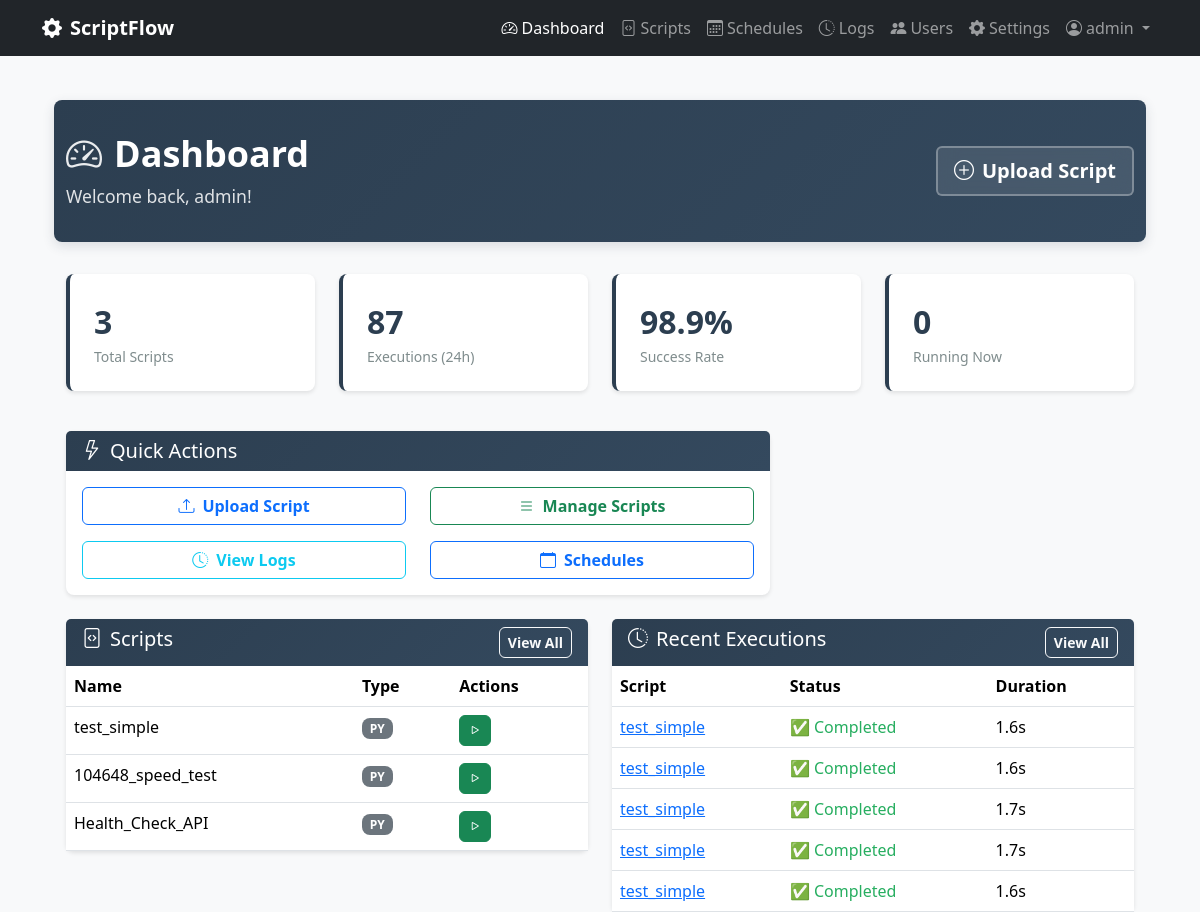
The page /dashboard (signed in) on the database as committed earlier.
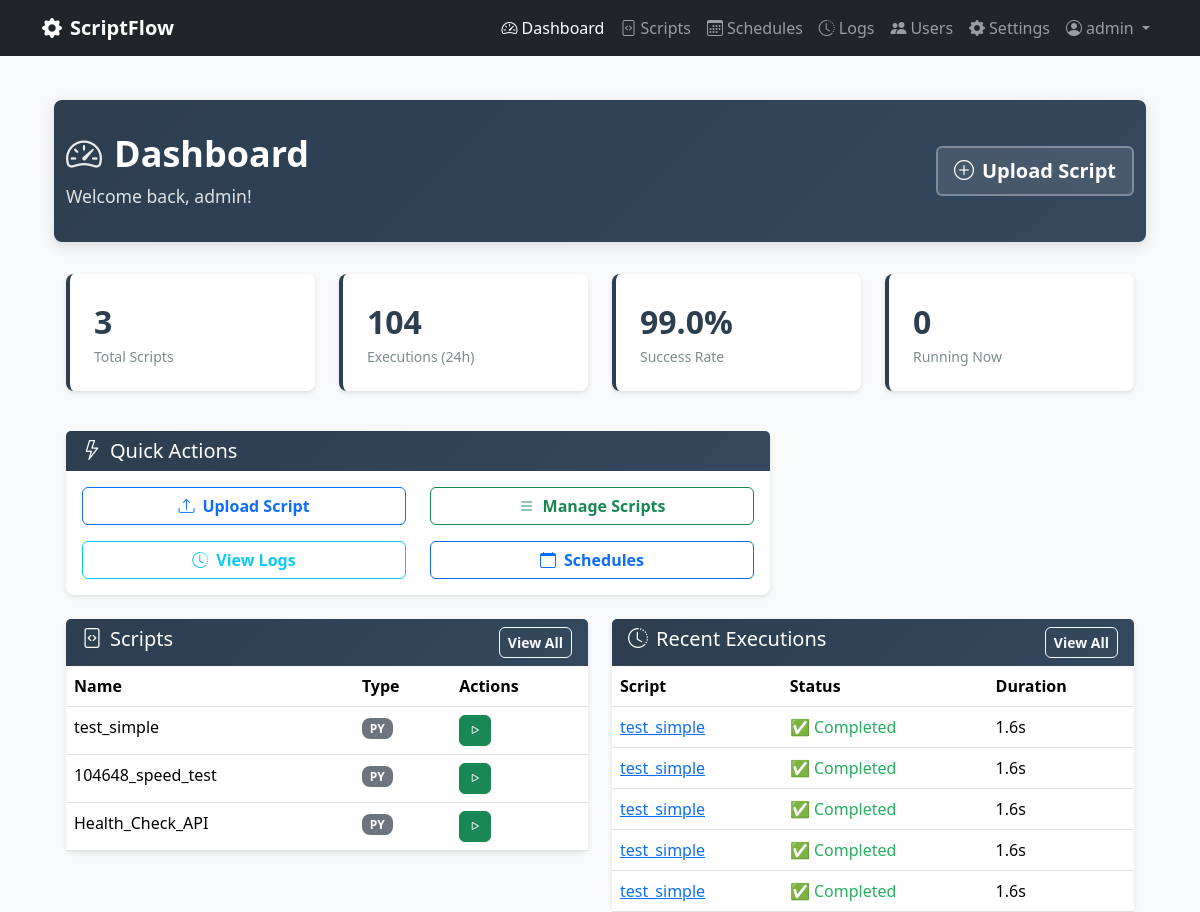
The same page on the database as committed later.
### scriptflow.py (models this page shows, shortened)
class User(UserMixin, db.Model):
    __tablename__ = 'users'
    id = db.Column(db.Integer, primary_key=True)
    username = db.Column(db.String(80), unique=True, nullable=False)
    email = db.Column(db.String(120), unique=True, nullable=False)
    password_hash = db.Column(db.String(255), nullable=False)
    is_admin = db.Column(db.Boolean, default=False, nullable=False)
    can_view_all_data = db.Column(db.Boolean, default=False, nullable=False)
    created_at = db.Column(db.DateTime, default=datetime.now)
    last_login = db.Column(db.DateTime)

class Script(db.Model):
    __tablename__ = 'scripts'
    id = db.Column(db.Integer, primary_key=True)
    name = db.Column(db.String(100), nullable=False)
    description = db.Column(db.Text)
    filename = db.Column(db.String(255), nullable=False)
    file_path = db.Column(db.String(500), nullable=False)
    script_type = db.Column(db.String(10), nullable=False)  # 'py' or 'bat'
    file_size = db.Column(db.Integer)
    created_at = db.Column(db.DateTime, default=datetime.now)
    updated_at = db.Column(db.DateTime, default=datetime.now, onupdate=datetime.now)
    is_active = db.Column(db.Boolean, default=True)
    user_id = db.Column(db.Integer, db.ForeignKey('users.id'), nullable=False)

class Execution(db.Model):
    __tablename__ = 'executions'
    id = db.Column(db.Integer, primary_key=True)
    started_at = db.Column(db.DateTime, default=datetime.now, nullable=False)
    completed_at = db.Column(db.DateTime)
    status = db.Column(db.String(20), default='pending', nullable=False)  # pending, running, completed, failed, timeout
    exit_code = db.Column(db.Integer)
    stdout = db.Column(db.Text)
    stderr = db.Column(db.Text)
    duration_seconds = db.Column(db.Float)
    trigger_type = db.Column(db.String(20), default='manual', nullable=False)  # manual, scheduled, api
    script_id = db.Column(db.Integer, db.ForeignKey('scripts.id'), nullable=False)
    user_id = db.Column(db.Integer, db.ForeignKey('users.id'), nullable=False)
    script = db.relationship('Script', backref='executions')
    @property
    def formatted_duration(self):
        if not self.duration_seconds:
            return "N/A"
        if self.duration_seconds < 60:
            return f"{self.duration_seconds:.1f}s"
        else:
            minutes = int(self.duration_seconds // 60)
            seconds = int(self.duration_seconds % 60)
            return f"{minutes}m {seconds}s"
    @property
    def status_icon(self):
        icons = {
            'pending': '⏳',
            'running': '🔄',  # Emoji simples que funciona bem
            'completed': '✅',
            'failed': '❌',
            'timeout': '⏰',
            'cancelled': '🛑'
        }
        return icons.get(self.status, '❓')
    @property
    def status_color(self):
        colors = {
            'pending': 'secondary',
            'running': 'running',  # Usar classe CSS personalizada com animação
            'completed': 'success',
            'failed': 'danger',
            'timeout': 'warning',
            'cancelled': 'danger'
        }
        return colors.get(self.status, 'secondary')

### scriptflow.py (the view)
@app.route('/dashboard')
@login_required
def dashboard():
    scripts_query = Script.query.filter_by(is_active=True)
    user_scripts = apply_user_data_filter(scripts_query).all()
    executions_query = Execution.query
    recent_executions = apply_user_data_filter(executions_query)\
        .order_by(Execution.started_at.desc())\
        .limit(5).all()
    total_scripts = len(user_scripts)
    executions_24h_query = Execution.query.filter(
        Execution.started_at >= datetime.now() - timedelta(days=1)
    )
    executions_24h = apply_user_data_filter(executions_24h_query).count()
    successful_24h_query = Execution.query.filter(
        Execution.started_at >= datetime.now() - timedelta(days=1),
        Execution.status == 'completed',
        Execution.exit_code == 0
    )
    successful_24h = apply_user_data_filter(successful_24h_query).count()
    success_rate = round((successful_24h / executions_24h * 100) if executions_24h > 0 else 100, 1)
    stats = {
        'total_scripts': total_scripts,
        'executions_24h': executions_24h,
        'success_rate_24h': success_rate,
        'running_count': len(running_processes)
    }
    return render_template('dashboard.html',
                         scripts=user_scripts,
                         recent_executions=recent_executions,
                         stats=stats)

### templates/dashboard.html (shortened to what this page needs)
{% extends "base.html" %}
{% block content %}
<div class="container-fluid">
    <div class="page-header">
        <div class="container">
            <div class="row align-items-center">
                <div class="col">
                    <h1>
                        <i class="bi bi-speedometer2"></i>Dashboard
                    </h1>
                    <p>Welcome back, {{ current_user.username }}!</p>
                </div>
                <div class="col-auto">
                    <a href="{{ url_for('upload_script') }}" class="btn btn-lg">
                        <i class="bi bi-plus-circle me-2"></i>Upload Script
                    </a>
                </div>
            </div>
        </div>
    </div>
    <div class="container">
        <div class="row mb-4">
            <div class="col-md-3 mb-3">
                <div class="stats-card">
                    <p class="stats-number">{{ stats.total_scripts }}</p>
                    <p class="stats-label">Total Scripts</p>
                </div>
            </div>
            <div class="col-md-3 mb-3">
                <div class="stats-card">
                    <p class="stats-number">{{ stats.executions_24h }}</p>
                    <p class="stats-label">Executions (24h)</p>
                </div>
            </div>
            <div class="col-md-3 mb-3">
                <div class="stats-card">
                    <p class="stats-number">{{ stats.success_rate_24h }}%</p>
                    <p class="stats-label">Success Rate</p>
                </div>
            </div>
            <div class="col-md-3 mb-3">
                <div class="stats-card">
                    <p class="stats-number">{{ stats.running_count }}</p>
                    <p class="stats-label">Running Now</p>
                </div>
            </div>
        </div>
        <div class="row mb-4">
            <div class="col-md-8">
                <div class="card">
                    <div class="card-header bg-primary text-white">
                        <h5 class="mb-0"><i class="bi bi-lightning me-2"></i>Quick Actions</h5>
                    </div>
                    <div class="card-body">
                        <div class="row">
                            <div class="col-md-6 mb-3">
                                <a href="{{ url_for('upload_script') }}" class="btn btn-outline-primary w-100">
                                    <i class="bi bi-upload me-2"></i>Upload Script
                                </a>
                            </div>
                            <div class="col-md-6 mb-3">
                                <a href="{{ url_for('scripts') }}" class="btn btn-outline-success w-100">
                                    <i class="bi bi-list me-2"></i>Manage Scripts
                                </a>
                            </div>
                            <div class="col-md-6">
                                <a href="{{ url_for('logs') }}" class="btn btn-outline-info w-100">
                                    <i class="bi bi-clock-history me-2"></i>View Logs
                                </a>
                            </div>
                            <div class="col-md-6">
                                <a href="{{ url_for('schedules') }}" class="btn btn-outline-primary w-100">
                                    <i class="bi bi-calendar me-2"></i>Schedules
                                </a>
                            </div>
                        </div>
                    </div>
                </div>
            </div>
        </div>
        <div class="row">
            <div class="col-md-6">
                <div class="card">
                    <div class="card-header bg-primary text-white d-flex justify-content-between">
                        <h5 class="mb-0"><i class="bi bi-file-code me-2"></i>Scripts</h5>
                        <a href="{{ url_for('scripts') }}" class="btn btn-sm btn-outline-light">View All</a>
                    </div>
                    <div class="card-body p-0">
                        {% if scripts %}
                            <div class="table-responsive">
                                <table class="table table-hover mb-0">
                                    <thead>
                                        <tr>
                                            <th>Name</th>
                                            <th>Type</th>
                                            <th>Actions</th>
                                        </tr>
                                    </thead>
                                    <tbody>
                                        {% for script in scripts[:5] %}
                                        <tr>
                                            <td>{{ script.name }}</td>
                                            <td><span class="badge bg-secondary">{{ script.script_type.upper() }}</span></td>
                                            <td>
                                                <form method="POST" action="{{ url_for('execute_script', script_id=script.id) }}" class="d-inline">
                                                    <button type="submit" class="btn btn-sm btn-success" title="Execute">
                                                        <i class="bi bi-play"></i>
                                                    </button>
                                                </form>
                                            </td>
                                        </tr>
                                        {% endfor %}
                                    </tbody>
                                </table>
                            </div>
                        {% else %}
                            <div class="p-4 text-center">
                                <i class="bi bi-file-code text-muted" style="font-size: 3rem;"></i>
                                <p class="text-muted mt-2">No scripts yet</p>
                                <a href="{{ url_for('upload_script') }}" class="btn btn-primary">Upload First Script</a>
                            </div>
                        {% endif %}
                    </div>
                </div>
            </div>
            <div class="col-md-6">
                <div class="card">
                    <div class="card-header bg-primary text-white d-flex justify-content-between">
                        <h5 class="mb-0"><i class="bi bi-clock-history me-2"></i>Recent Executions</h5>
                        <a href="{{ url_for('logs') }}" class="btn btn-sm btn-outline-light">View All</a>
                    </div>
                    <div class="card-body p-0">
                        {% if recent_executions %}
                            <div class="table-responsive">
                                <table class="table table-hover mb-0">
                                    <thead>
                                        <tr>
                                            <th>Script</th>
                                            <th>Status</th>
                                            <th>Duration</th>
                                        </tr>
                                    </thead>
                                    <tbody>
                                        {% for execution in recent_executions %}
                                        <tr>
                                            <td>
                                                <a href="{{ url_for('view_execution', execution_id=execution.id) }}">
                                                    {{ execution.script.name if execution.script else 'Unknown' }}
                                                </a>
                                            </td>
                                            <td>
                                                <span class="status-{{ execution.status_color }}">
                                                    {{ execution.status_icon }} {{ execution.status|title }}
                                                </span>
                                            </td>
                                            <td>{{ execution.formatted_duration }}</td>
                                        </tr>
                                        {% endfor %}
                                    </tbody>
                                </table>
                            </div>
                        {% else %}
                            <div class="p-4 text-center">
                                <i class="bi bi-clock-history text-muted" style="font-size: 3rem;"></i>
                                <p class="text-muted mt-2">No executions yet</p>
                            </div>
                        {% endif %}
                    </div>
                </div>
            </div>
        </div>
    </div>
</div>
{% endblock %}

### templates/base.html (shortened to what this page needs)
<!DOCTYPE html>
<html lang="en">
<head>
    <link href="https://cdn.jsdelivr.net/npm/bootstrap@5.3.2/dist/css/bootstrap.min.css" rel="stylesheet">
    <link href="https://cdn.jsdelivr.net/npm/bootstrap-icons@1.11.0/font/bootstrap-icons.css" rel="stylesheet">
    <link href="{{ url_for('static', filename='css/app.css') }}" rel="stylesheet">
</head>
<body{% block body_class %}{% endblock %}>
    <nav class="navbar navbar-expand-lg navbar-dark bg-dark fixed-top">
        <div class="container">
            <a class="navbar-brand" href="{{ url_for('dashboard') }}">
                <i class="bi bi-gear-fill me-2"></i>ScriptFlow
            </a>
            <div class="navbar-nav ms-auto">
                <a class="nav-link{% if request.endpoint == 'dashboard' %} active{% endif %}" href="{{ url_for('dashboard') }}">
                    <i class="bi bi-speedometer2 me-1"></i>Dashboard
                </a>
                <a class="nav-link{% if request.endpoint in ['scripts', 'upload_script', 'edit_script', 'view_script'] %} active{% endif %}" href="{{ url_for('scripts') }}">
                    <i class="bi bi-file-code me-1"></i>Scripts
                </a>
                <a class="nav-link{% if request.endpoint in ['schedules', 'create_schedule', 'edit_schedule'] %} active{% endif %}" href="{{ url_for('schedules') }}">
                    <i class="bi bi-calendar3 me-1"></i>Schedules
                </a>
                <a class="nav-link{% if request.endpoint in ['logs', 'view_execution'] %} active{% endif %}" href="{{ url_for('logs') }}">
                    <i class="bi bi-clock-history me-1"></i>Logs
                </a>
                {% if current_user.is_admin %}
                <a class="nav-link{% if request.endpoint in ['manage_users', 'create_user', 'edit_user'] %} active{% endif %}" href="{{ url_for('manage_users') }}">
                    <i class="bi bi-people-fill me-1"></i>Users
                </a>
                {% endif %}
                <a class="nav-link{% if request.endpoint in ['settings', 'python_settings', 'terminal'] %} active{% endif %}" href="{{ url_for('settings') }}">
                    <i class="bi bi-gear-fill me-1"></i>Settings
                </a>
                <div class="nav-item dropdown">
                    <a class="nav-link dropdown-toggle" href="#" role="button" data-bs-toggle="dropdown">
                        <i class="bi bi-person-circle me-1"></i>{{ current_user.username }}
                    </a>
                </div>
            </div>
        </div>
    </nav>
    <main class="container mt-4">
        {% block content %}{% endblock %}
    </main>
</body>
</html>

Rows that differ between the two databases and show on the page:
no longer on this page (row unchanged): Execution: script "test_simple", status_icon "✅", status "Completed", formatted_duration "1.7s"
no longer on this page (row unchanged): Execution: script "test_simple", status_icon "✅", status "Completed", formatted_duration "1.7s"
added Execution: script "test_simple", status_icon "✅", status "Completed", formatted_duration "1.6s"
added Execution: script "test_simple", status_icon "✅", status "Completed", formatted_duration "1.6s"
Other text that changed with them:
{{ stats.executions_24h }}: "87" → "104"
{{ stats.success_rate_24h }}: "98.9" → "99.0"
